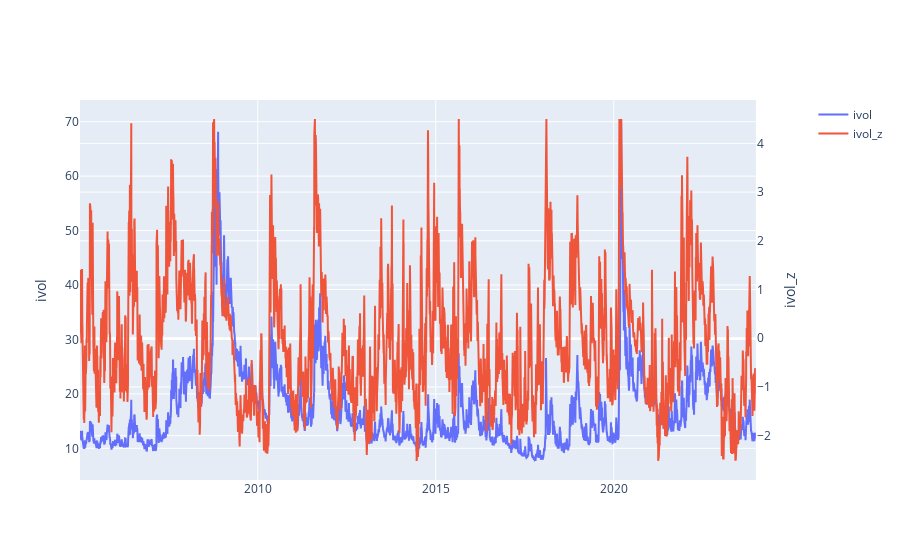

The code cell stored with this chart in its notebook:
### Code cell
plot_2axes(real_data.df, 'ivol', 'ivol_z')

### Figure 1 — Plotly figure (JSON) as saved in the notebook; plotly's stock layout.template omitted (floating-point values rounded to 4 significant figures; data arrays with more than 128 entries replaced by an {"elided": "..."} marker saying what was removed)
{"data": [{"name": "ivol", "type": "scatter", "x": {"elided": "4781 str values"}, "xaxis": "x", "y": {"elided": "4781 float values"}, "yaxis": "y"}, {"name": "ivol_z", "type": "scatter", "x": {"elided": "4781 str values"}, "xaxis": "x", "y": {"elided": "4781 float values"}, "yaxis": "y2"}], "layout": {"xaxis": {"anchor": "y", "domain": [0, 0.94]}, "yaxis": {"anchor": "x", "domain": [0, 1], "title": {"text": "ivol"}}, "yaxis2": {"anchor": "x", "overlaying": "y", "side": "right", "title": {"text": "ivol_z"}}}}
